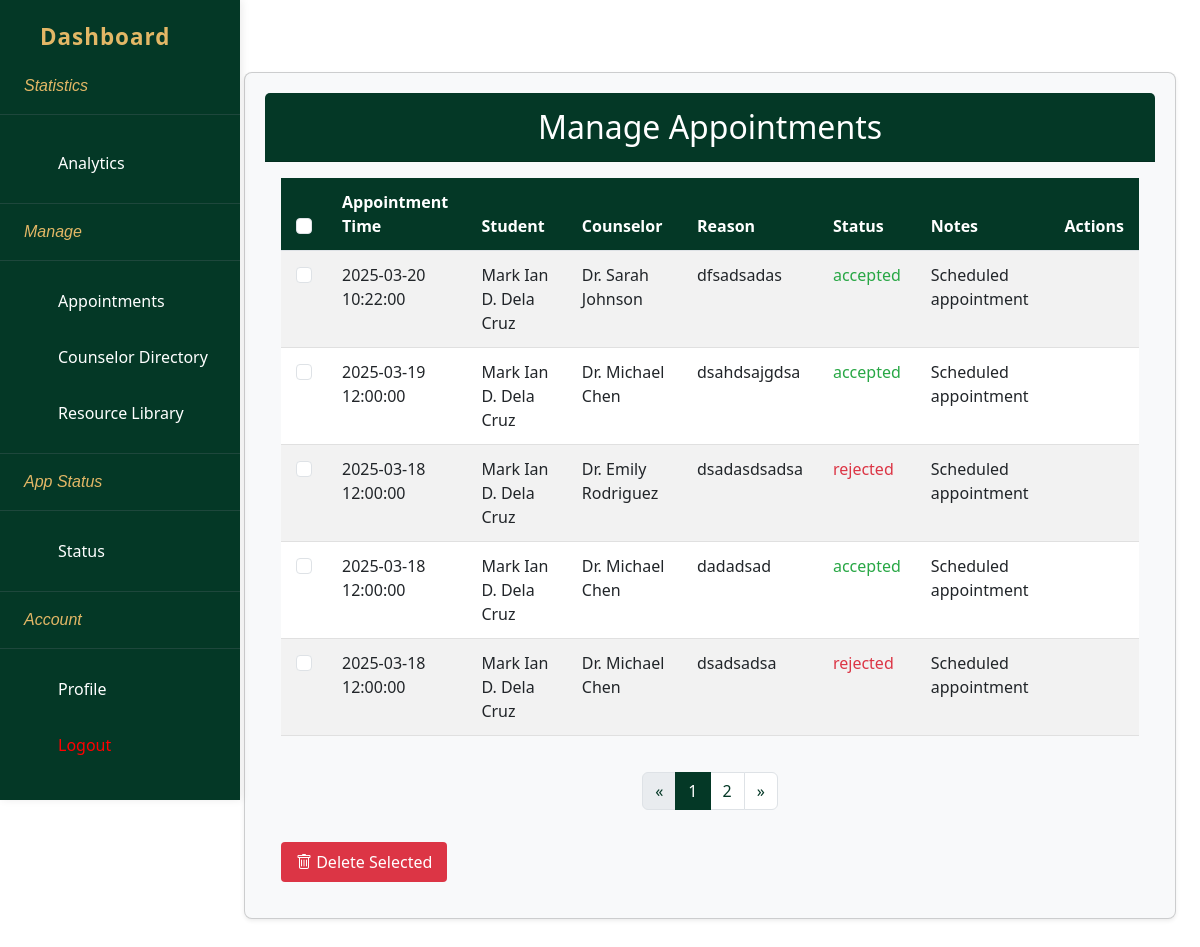
The app's page /project-root/admindashboard/adminAppointments.php with its own data.
### tables this page shows
CREATE TABLE `appointments` (
  `id` int(11) NOT NULL,
  `user_id` int(11) NOT NULL,
  `counselor_id` int(11) NOT NULL,
  `appointment_time` datetime NOT NULL,
  `reason` text NOT NULL,
  `status` enum('pending','accepted','rejected') DEFAULT 'pending',
  `notes` text DEFAULT NULL,
  `created_at` timestamp NOT NULL DEFAULT current_timestamp(),
  `updated_at` timestamp NOT NULL DEFAULT current_timestamp() ON UPDATE current_timestamp()
);

CREATE TABLE `users` (
  `id` int(11) NOT NULL,
  `name` varchar(255) NOT NULL,
  `email` varchar(255) NOT NULL,
  `password` varchar(255) NOT NULL,
  `phone_number` varchar(15) DEFAULT NULL,
  `role` enum('user','counselor','admin') NOT NULL,
  `created_at` timestamp NOT NULL DEFAULT current_timestamp()
);

CREATE TABLE `counselors` (
  `id` int(11) NOT NULL,
  `name` varchar(100) NOT NULL,
  `email` varchar(100) NOT NULL,
  `password` varchar(255) NOT NULL,
  `specialization` varchar(100) NOT NULL,
  `bio` text DEFAULT NULL,
  `active` tinyint(1) DEFAULT 1,
  `created_at` timestamp NOT NULL DEFAULT current_timestamp(),
  `updated_at` timestamp NOT NULL DEFAULT current_timestamp() ON UPDATE current_timestamp(),
  `availability` varchar(255) NOT NULL,
  `experience` int(11) NOT NULL
);

### project-root/admindashboard/adminAppointments.php (the view, shortened to what this page needs)
<?php
include('../includes/db.php');
include('../admindashboard/adminHeader.php');
$records_per_page = 5;
$page = isset($_GET['page']) ? (int)$_GET['page'] : 1;
$offset = ($page - 1) * $records_per_page;
$total_query = $pdo->query("SELECT COUNT(*) FROM appointments");
$total_appointments = $total_query->fetchColumn();
$total_pages = ceil($total_appointments / $records_per_page);
$appointmentQuery = $pdo->prepare("SELECT a.id, a.appointment_time, a.reason, c.name AS counselor_name, u.name AS student_name, a.status, a.notes
                                 FROM appointments a
                                 JOIN counselors c ON a.counselor_id = c.id
                                 JOIN users u ON a.user_id = u.id
                                 ORDER BY a.appointment_time DESC
                                 LIMIT :offset, :records_per_page");
$appointmentQuery->bindParam(':offset', $offset, PDO::PARAM_INT);
$appointmentQuery->bindParam(':records_per_page', $records_per_page, PDO::PARAM_INT);
$appointmentQuery->execute();
$appointments = $appointmentQuery->fetchAll(PDO::FETCH_ASSOC);
?>
<!DOCTYPE html>
<html lang="en">
<head>
    <link rel="stylesheet" href="../assets/css/adashboard/adminappointments.css">
</head>
<body>
<div class="container mt-4 px-4" style="margin-left: 220px; max-width: calc(100% - 220px);">
    <div class="row">
        <section class="col-12">
            <div class="card shadow-sm appointments-container">
                <div class="card-header">
                    <h2 class="card-title text-center mb-0">Manage Appointments</h2>
                </div>
                <div class="card-body">
                    <form method="POST" action="<?php echo $_SERVER['PHP_SELF']; ?>" id="appointmentsForm">
                        <div class="table-responsive">
                            <table class="table table-striped appointments-table">
                                <thead>
                                    <tr>
                                        <th><input type="checkbox" id="select_all" class="form-check-input"></th>
                                        <th>Appointment Time</th>
                                        <th>Student</th>
                                        <th>Counselor</th>
                                        <th>Reason</th>
                                        <th>Status</th>
                                        <th>Notes</th>
                                        <th>Actions</th>
                                    </tr>
                                </thead>
                                <tbody>
                                    <?php if (count($appointments) > 0): ?>
                                        <?php foreach ($appointments as $appointment): ?>
                                        <tr>
                                            <td><input type="checkbox" name="appointments[]" value="<?php echo $appointment['id']; ?>" class="form-check-input appointment-checkbox"></td>
                                            <td><?php echo htmlspecialchars($appointment['appointment_time']); ?></td>
                                            <td><?php echo htmlspecialchars($appointment['student_name']); ?></td>
                                            <td><?php echo htmlspecialchars($appointment['counselor_name']); ?></td>
                                            <td><?php echo htmlspecialchars($appointment['reason']); ?></td>
                                            <td>
                                                <?php
                                                    $statusClass = '';
                                                    if ($appointment['status'] == 'accepted') {
                                                        $statusClass = 'status-accepted';
                                                    } elseif ($appointment['status'] == 'rejected') {
                                                        $statusClass = 'status-rejected';
                                                    } elseif ($appointment['status'] == 'pending') {
                                                        $statusClass = 'status-pending';
                                                    }
                                                ?>
                                                <span class="<?php echo $statusClass; ?>">
                                                    <?php echo htmlspecialchars($appointment['status']); ?>
                                                </span>
                                            </td>
                                            <td><?php echo htmlspecialchars($appointment['notes']); ?></td>
                                            <td>
                                            </td>
                                        </tr>
                                        <?php endforeach; ?>
                                    <?php else: ?>
                                        <tr>
                                            <td colspan="8" class="text-center">No appointments found</td>
                                        </tr>
                                    <?php endif; ?>
                                </tbody>
                            </table>
                        </div>
                        <?php if ($total_pages > 1): ?>
                        <nav aria-label="Appointments pagination">
                            <ul class="pagination">
                                <li class="page-item <?php echo ($page <= 1) ? 'disabled' : ''; ?>">
                                    <a class="page-link" href="<?php echo ($page <= 1) ? '#' : '?page='.($page-1); ?>" aria-label="Previous">
                                        <span aria-hidden="true">&laquo;</span>
                                    </a>
                                </li>
                                <?php for($i = 1; $i <= $total_pages; $i++): ?>
                                    <li class="page-item <?php echo ($page == $i) ? 'active' : ''; ?>">
                                        <a class="page-link" href="?page=<?php echo $i; ?>"><?php echo $i; ?></a>
                                    </li>
                                <?php endfor; ?>
                                <li class="page-item <?php echo ($page >= $total_pages) ? 'disabled' : ''; ?>">
                                    <a class="page-link" href="<?php echo ($page >= $total_pages) ? '#' : '?page='.($page+1); ?>" aria-label="Next">
                                        <span aria-hidden="true">&raquo;</span>
                                    </a>
                                </li>
                            </ul>
                        </nav>
                        <?php endif; ?>
                        <button type="button" class="btn delete-btn mt-3" id="delete_selected_btn">
                            <i class="bi bi-trash"></i> Delete Selected
                        </button>
                    </form>
                </div>
            </div>
        </section>
    </div>
</div>
</body>
</html>

### project-root/assets/css/adashboard/adminappointments.css (style rules this page uses)
.appointments-container { background-color: #f8f9fa; border-radius: 0.5rem; box-shadow: 0 0.25rem 0.75rem rgba(0, 0, 0, 0.1); padding: 1.25rem; margin-bottom: 1.875rem; }
.appointments-table { width: 100%; border-collapse: collapse; }
.appointments-table th { background-color: #043826; color: white; padding: 0.75rem 0.9375rem; text-align: left; font-weight: 600; }
.appointments-table td { padding: 0.75rem 0.9375rem; border-bottom: 0.0625rem solid #e0e0e0; }
.status-accepted { color: #28a745; font-weight: 500; }
.status-rejected { color: #dc3545; font-weight: 500; }
.pagination { display: flex; justify-content: center; margin-top: 1.25rem; }
.pagination .page-item .page-link { color: #043826; border-color: #dee2e6; }
.pagination .page-item.active .page-link { background-color: #043826; border-color: #043826; color: white; }
.card-header { background-color: #043826; color: white; padding: 0.9375rem 1.25rem; border-radius: 0.5rem 0.5rem 0 0; }
.delete-btn { background-color: #dc3545; color: white; border: none; padding: 0.5rem 0.9375rem; border-radius: 0.25rem; cursor: pointer; transition: background-color 0.3s; }
.form-check-input { cursor: pointer; }

### records on screen
appointments: appointment_time "2025-03-20 10:22:00", user.name "Mark Ian D. Dela Cruz", counselor.name "Dr. Sarah Johnson", reason "dfsadsadas", status "accepted", notes "Scheduled appointment"
appointments: appointment_time "2025-03-19 12:00:00", user.name "Mark Ian D. Dela Cruz", counselor.name "Dr. Michael Chen", reason "dsahdsajgdsa", status "accepted", notes "Scheduled appointment"
appointments: appointment_time "2025-03-18 12:00:00", user.name "Mark Ian D. Dela Cruz", counselor.name "Dr. Emily Rodriguez", reason "dsadasdsadsa", status "rejected", notes "Scheduled appointment"
appointments: appointment_time "2025-03-18 12:00:00", user.name "Mark Ian D. Dela Cruz", counselor.name "Dr. Michael Chen", reason "dadadsad", status "accepted", notes "Scheduled appointment"
appointments: appointment_time "2025-03-18 12:00:00", user.name "Mark Ian D. Dela Cruz", counselor.name "Dr. Michael Chen", reason "dsadsadsa", status "rejected", notes "Scheduled appointment"
